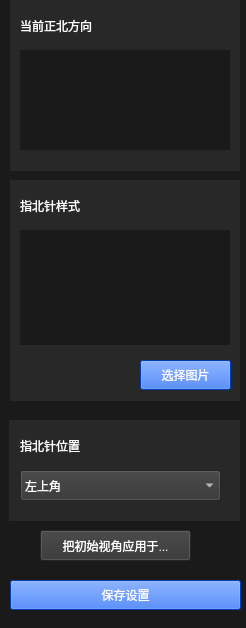
<?xml version="1.0" encoding="UTF-8"?>
<ui version="4.0">
 <class>project_edit_compassClass</class>
 <widget class="QWidget" name="project_edit_compassClass">
  <property name="geometry">
   <rect>
    <x>0</x>
    <y>0</y>
    <width>246</width>
    <height>628</height>
   </rect>
  </property>
  <property name="windowTitle">
   <string>project_edit_compass</string>
  </property>
  <widget class="QLabel" name="label_title">
   <property name="geometry">
    <rect>
     <x>20</x>
     <y>10</y>
     <width>121</width>
     <height>31</height>
    </rect>
   </property>
   <property name="styleSheet">
    <string notr="true">color: rgb(255, 255, 255);</string>
   </property>
   <property name="text">
    <string>当前正北方向</string>
   </property>
  </widget>
  <widget class="QLabel" name="label_compassN">
   <property name="geometry">
    <rect>
     <x>20</x>
     <y>50</y>
     <width>210</width>
     <height>100</height>
    </rect>
   </property>
   <property name="styleSheet">
    <string notr="true">background-color: rgb(26, 26, 26);</string>
   </property>
   <property name="text">
    <string/>
   </property>
  </widget>
  <widget class="QLabel" name="label_bg">
   <property name="geometry">
    <rect>
     <x>0</x>
     <y>0</y>
     <width>246</width>
     <height>630</height>
    </rect>
   </property>
   <property name="styleSheet">
    <string notr="true">background-color: rgb(26, 26, 26);</string>
   </property>
   <property name="text">
    <string/>
   </property>
  </widget>
  <widget class="QPushButton" name="pushButton_done">
   <property name="geometry">
    <rect>
     <x>10</x>
     <y>580</y>
     <width>231</width>
     <height>30</height>
    </rect>
   </property>
   <property name="styleSheet">
    <string notr="true">color: rgb(255, 255, 255);
background-color: rgb(0, 85, 255);</string>
   </property>
   <property name="text">
    <string>保存设置</string>
   </property>
  </widget>
  <widget class="QLabel" name="label_frontCover">
   <property name="geometry">
    <rect>
     <x>10</x>
     <y>0</y>
     <width>230</width>
     <height>171</height>
    </rect>
   </property>
   <property name="styleSheet">
    <string notr="true">background-color: rgb(40, 40, 40);</string>
   </property>
   <property name="text">
    <string/>
   </property>
  </widget>
  <widget class="QPushButton" name="pushButton_CtoOtherPic_2">
   <property name="geometry">
    <rect>
     <x>40</x>
     <y>530</y>
     <width>151</width>
     <height>31</height>
    </rect>
   </property>
   <property name="styleSheet">
    <string notr="true">background-color: rgb(52, 52, 52);
color: rgb(255, 255, 255);</string>
   </property>
   <property name="text">
    <string>把初始视角应用于...</string>
   </property>
  </widget>
  <widget class="QLabel" name="label_frontCover_2">
   <property name="geometry">
    <rect>
     <x>10</x>
     <y>180</y>
     <width>230</width>
     <height>221</height>
    </rect>
   </property>
   <property name="styleSheet">
    <string notr="true">background-color: rgb(40, 40, 40);</string>
   </property>
   <property name="text">
    <string/>
   </property>
  </widget>
  <widget class="QLabel" name="label_title_2">
   <property name="geometry">
    <rect>
     <x>20</x>
     <y>190</y>
     <width>121</width>
     <height>31</height>
    </rect>
   </property>
   <property name="styleSheet">
    <string notr="true">color: rgb(255, 255, 255);</string>
   </property>
   <property name="text">
    <string>指北针样式</string>
   </property>
  </widget>
  <widget class="QLabel" name="label_compassN_2">
   <property name="geometry">
    <rect>
     <x>20</x>
     <y>230</y>
     <width>210</width>
     <height>115</height>
    </rect>
   </property>
   <property name="styleSheet">
    <string notr="true">background-color: rgb(26, 26, 26);
</string>
   </property>
   <property name="text">
    <string/>
   </property>
  </widget>
  <widget class="QPushButton" name="pushButton_selPic">
   <property name="geometry">
    <rect>
     <x>140</x>
     <y>360</y>
     <width>91</width>
     <height>30</height>
    </rect>
   </property>
   <property name="styleSheet">
    <string notr="true">color: rgb(255, 255, 255);
background-color: rgb(0, 85, 255);</string>
   </property>
   <property name="text">
    <string>选择图片</string>
   </property>
  </widget>
  <widget class="QLabel" name="label_frontCover_3">
   <property name="geometry">
    <rect>
     <x>9</x>
     <y>420</y>
     <width>231</width>
     <height>101</height>
    </rect>
   </property>
   <property name="styleSheet">
    <string notr="true">background-color: rgb(40, 40, 40);</string>
   </property>
   <property name="text">
    <string/>
   </property>
  </widget>
  <widget class="QLabel" name="label_title_3">
   <property name="geometry">
    <rect>
     <x>20</x>
     <y>430</y>
     <width>121</width>
     <height>31</height>
    </rect>
   </property>
   <property name="styleSheet">
    <string notr="true">color: rgb(255, 255, 255);</string>
   </property>
   <property name="text">
    <string>指北针位置</string>
   </property>
  </widget>
  <widget class="QComboBox" name="compass_position">
   <property name="geometry">
    <rect>
     <x>20</x>
     <y>470</y>
     <width>201</width>
     <height>31</height>
    </rect>
   </property>
   <property name="styleSheet">
    <string notr="true">background-color: rgb(52, 52, 52);
color: rgb(255, 255, 255);</string>
   </property>
   <item>
    <property name="text">
     <string>左上角</string>
    </property>
   </item>
   <item>
    <property name="text">
     <string>底部居中</string>
    </property>
   </item>
   <item>
    <property name="text">
     <string>右上角</string>
    </property>
   </item>
  </widget>
  <widget class="QLabel" name="label_compassN_pic">
   <property name="geometry">
    <rect>
     <x>69</x>
     <y>230</y>
     <width>115</width>
     <height>115</height>
    </rect>
   </property>
   <property name="styleSheet">
    <string notr="true">background-color: rgb(26, 26, 26);
</string>
   </property>
   <property name="text">
    <string/>
   </property>
  </widget>
  <zorder>label_bg</zorder>
  <zorder>pushButton_done</zorder>
  <zorder>label_frontCover</zorder>
  <zorder>label_title</zorder>
  <zorder>label_compassN</zorder>
  <zorder>pushButton_CtoOtherPic_2</zorder>
  <zorder>label_frontCover_2</zorder>
  <zorder>label_title_2</zorder>
  <zorder>label_compassN_2</zorder>
  <zorder>pushButton_selPic</zorder>
  <zorder>label_frontCover_3</zorder>
  <zorder>label_title_3</zorder>
  <zorder>compass_position</zorder>
  <zorder>label_compassN_pic</zorder>
 </widget>
 <layoutdefault spacing="6" margin="11"/>
 <resources>
  <include location="../Resource/PanoramicImageReader.qrc"/>
 </resources>
 <connections/>
</ui>
